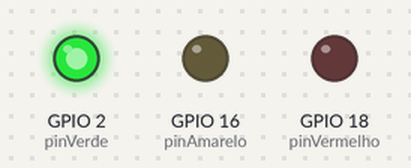
Simulated run of this program. Board: ESP32. Parts: output pins drawn as LEDs (lit = HIGH).

Above: at 2.0 s.
At 5.0 s:
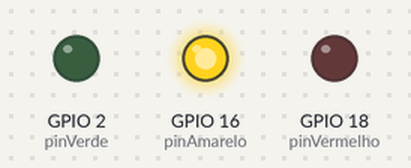
At 9.0 s:
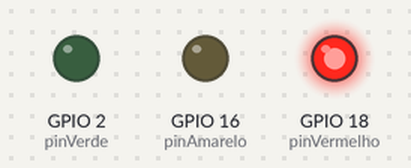
Timing chart, 0 to 15.6 s (numbered marks = the images above):
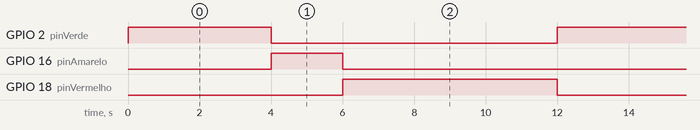

Measured:
- by itself, GPIO 2 (pinVerde): alternates HIGH for 4.0 s and LOW for 8.0 s
- by itself, GPIO 16 (pinAmarelo): alternates HIGH for 2.0 s and LOW for 10.0 s
- by itself, GPIO 18 (pinVermelho): alternates HIGH for 6.0 s and LOW for 6.0 s

The program:

main.cpp
```cpp
// #include <Arduino.h>

// #define pinLed 2

// bool estadoLed = 0;
// unsigned long tempoAnterior = 0; //hora que o bolo entrou no forno
// unsigned long intervalo = 500; // tempo que o bolo eta no forno exemplo 30 minutos

// void setup() {
//   pinMode(pinLed, OUTPUT);
// }

// void loop() {
//   unsigned long tempoAtual = millis(); //fica olhando o nquanto o bolo esta no forno

//   if (tempoAtual - tempoAnterior >= intervalo)
//   {
//     estadoLed = !estadoLed;

//     tempoAnterior = tempoAtual;
//   }

//   digitalWrite(pinLed, estadoLed);
// }

// millis
// Exercício 1
// Crie um programa que pisque 2 LEDS de forma alternada

// #include <Arduino.h>

// #define pinLed 2
// #define pinLed2 18

// bool estadoLed = 1;
// bool estadoLed2 = 0;
// unsigned long tempoAnterior = 0;
// unsigned long intervalo = 500;

// void setup() {
//   pinMode(pinLed, OUTPUT);
//   pinMode(pinLed2, OUTPUT);
// }

// void loop() {
//   unsigned long tempoAtual = millis();

//   if (tempoAtual - tempoAnterior >= intervalo)
//   {
//     estadoLed = !estadoLed;
//     estadoLed2 = !estadoLed2;

//     tempoAnterior = tempoAtual;
//   }

//   digitalWrite(pinLed, estadoLed);
//   digitalWrite(pinLed2, estadoLed2);
// }

// Exercício 2
// Crie um programa que pisque 2 LEDS
// LED 1 deve piscar a cada 500 ms
// LED 2 deve piscar a cad 2s

// #include <Arduino.h>

// #define pinLed 2
// #define pinLed2 18

// bool estadoLed = 1;
// bool estadoLed2 = 0;
// unsigned long tempoAnterior = 0;
// unsigned long intervalo = 500;
// unsigned long tempoAnterior2 = 1;
// unsigned long intervalo2 = 2000;

// void setup() {
//   pinMode(pinLed, OUTPUT);
//   pinMode(pinLed2, OUTPUT);
// }

// void loop() {
//   unsigned long tempoAtual = millis();

//   if (tempoAtual - tempoAnterior >= intervalo)
//   {
//     estadoLed = !estadoLed;

//     tempoAnterior = tempoAtual;
//   }

//   if (tempoAtual - tempoAnterior2 >= intervalo2)
//   {

//     estadoLed2 = !estadoLed2;

//     tempoAnterior2 = tempoAtual;
//   }

//   digitalWrite(pinLed, estadoLed);
//   digitalWrite(pinLed2, estadoLed2);
// }

// Exercício 3
// Crie um programa que mostra uma mensagem no Serial a cada 2s

// #include <Arduino.h>

//  unsigned long tempoAnterior = 0;
//  unsigned long intervalo = 2000;

//  void setup() {

//   Serial.begin(9600);
//  }

//  void loop() {
//   unsigned long tempoAtual = millis();

//    if (tempoAtual - tempoAnterior >= intervalo)
//    {

//      tempoAnterior = tempoAtual;
//      Serial.println("2s");
//   }

// }

// Exercício 4
// Crie um programa que ao pressionar um botão um acenda
//  e apague altomaticamente após 3s

//  #include <Arduino.h>
//  #include <Bounce2.h>

//  #define LED 2
//  #define pinBotao 32

//  Bounce bounce = Bounce();

//  bool estadoLed = false;
//  bool estadoBotao = false;

//  unsigned long tempoAnterior = 0;
//  unsigned long intervalo = 3000;

//    void setup() {
//      pinMode(LED, OUTPUT);
//      bounce.attach(pinBotao, INPUT_PULLUP);
//      digitalWrite(LED, LOW);
//      Serial.begin(9600);
//      }

// void loop() {
//    bounce.update();
//    unsigned long tempoAtual = millis();

//    if (bounce.fell())
//    {
//      estadoLed = true;
//      tempoAnterior = millis();

//      digitalWrite(LED, HIGH);

//   }
//    if (estadoLed){

//     if (tempoAtual - tempoAnterior >= intervalo){
//     estadoLed = false;
//     digitalWrite(LED, LOW);
//    }
//    }
//   }

// Exercício 5
// Crie um semaforo

#include <Arduino.h>

#define pinVermelho 18
#define pinAmarelo 16
#define pinVerde 2
#define tempoVerde 4000
#define tempoAmarelo 2000
#define tempoVermelho 6000
int estadoSemaforo = 0;

unsigned long tempoAnterior = 0;

void setup()
{

  pinMode(pinVerde, OUTPUT);
  pinMode(pinAmarelo, OUTPUT);
  pinMode(pinVermelho, OUTPUT);
  Serial.begin(115200);
}

void loop()
{
  unsigned long tempoAtual = millis();


  if (estadoSemaforo == 0 && tempoAtual - tempoAnterior >= tempoVerde)
  {
    estadoSemaforo = 1;
    tempoAnterior = tempoAtual;
  }

  if (estadoSemaforo == 1 && tempoAtual - tempoAnterior >= tempoAmarelo)
  {
    estadoSemaforo = 2;
    tempoAnterior = tempoAtual;
  }

  if (estadoSemaforo == 2 && tempoAtual - tempoAnterior >= tempoVermelho)
  {
    estadoSemaforo = 0;
    tempoAnterior = tempoAtual;
  }


    if (estadoSemaforo == 0)
  {

    digitalWrite(pinVerde, HIGH);
    digitalWrite(pinAmarelo, LOW);
    digitalWrite(pinVermelho, LOW);
  } else if (estadoSemaforo == 2)
  {
    digitalWrite(pinVerde, LOW);
    digitalWrite(pinAmarelo, LOW);
    digitalWrite(pinVermelho, HIGH);
  } else if (estadoSemaforo == 1)
  {
    digitalWrite(pinVerde, LOW);
    digitalWrite(pinAmarelo, HIGH);
    digitalWrite(pinVermelho, LOW);
  }
}
```
